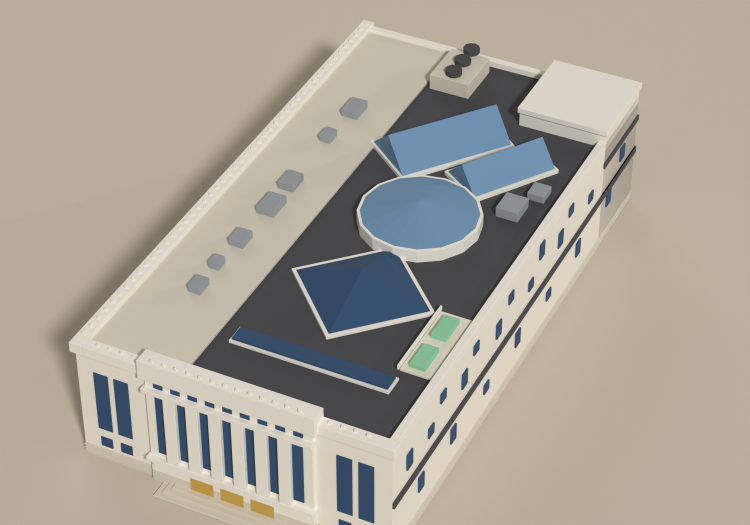
#> input picture artifacts/sf-main-library/sf-main-library-aerial.png, 1500 x 1050 px, given in place of sf-main-library-north.png, which was not available (shown at 1/2 size)
$ python make_contact_sheet.py
#> lines starting #> are read from the running program, lines starting #| are printed output that depends on the picture; pictures that were not available may be replaced by others from this repository, and a replacement may not be noted
"""Compose the review renders into sf-main-library-contact-sheet.png."""

from pathlib import Path

from PIL import Image, ImageDraw, ImageFont

HERE = Path(__file__).resolve().parent
BG = (237, 227, 209)
INK = (58, 52, 44)


def _font():
    for p in ("/usr/share/fonts/truetype/dejavu/DejaVuSans-Bold.ttf",
              "/System/Library/Fonts/Supplemental/Arial Bold.ttf",
              "/System/Library/Fonts/Helvetica.ttc"):
        try:
            return ImageFont.truetype(p, 34)
        except OSError:
            continue
    return ImageFont.load_default()


FONT = _font()
VIEWS = ["north", "east", "south", "west", "top", "aerial", "night", "night-larkin"]
COLS = 4
PAD = 40
LABEL_H = 56
CELL_W = 460


def load(view):
#> called with view = 'north'
    img = Image.open(HERE / f"sf-main-library-{view}.png").convert("RGB")
    w = CELL_W
    h = round(img.height * w / img.width)
#> h = 322
    return img.resize((w, h), Image.LANCZOS)
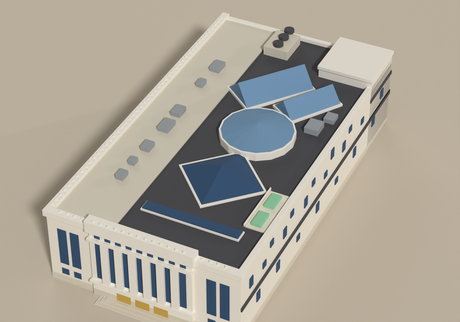
#> returned value: PIL image 460x322 RGB; mean R, G, B 168.9, 162.8, 150.8


def main():
    tiles = [load(v) for v in VIEWS]
#> call 2 of load, with view = 'east'
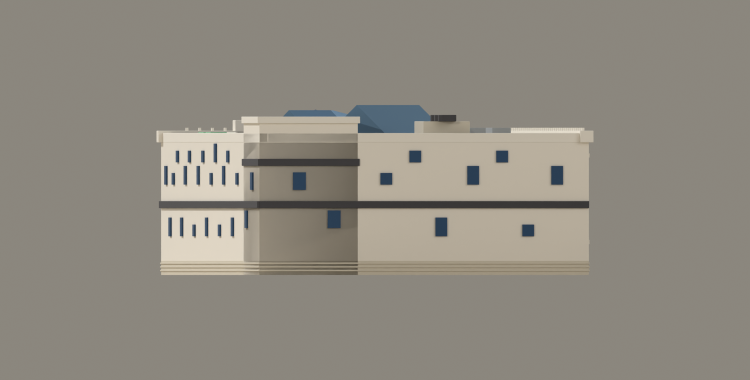
#> input picture artifacts/sf-main-library/sf-main-library-east.png, 1500 x 760 px (shown at 1/2 size)
#> in load (call 2), `return img.resize((w, h), Image.LANCZOS)`:
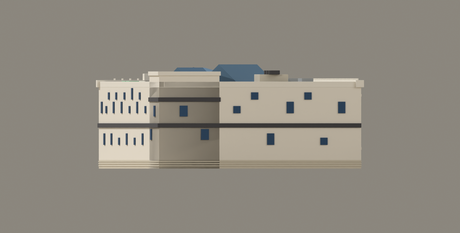
#> returned value: PIL image 460x233 RGB; mean R, G, B 143.7, 138.5, 128.8
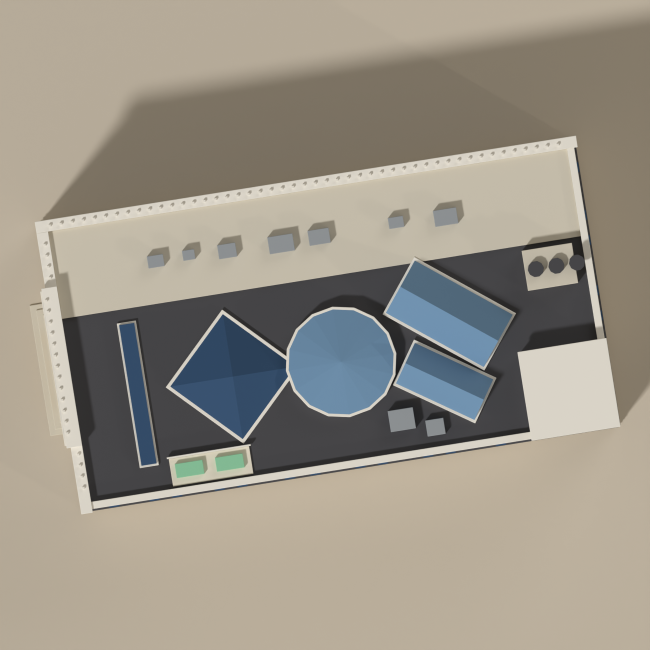
#> input picture artifacts/sf-main-library/sf-main-library-top.png, 1300 x 1300 px (shown at 1/2 size)
#> in load (call 5), `return img.resize((w, h), Image.LANCZOS)`:
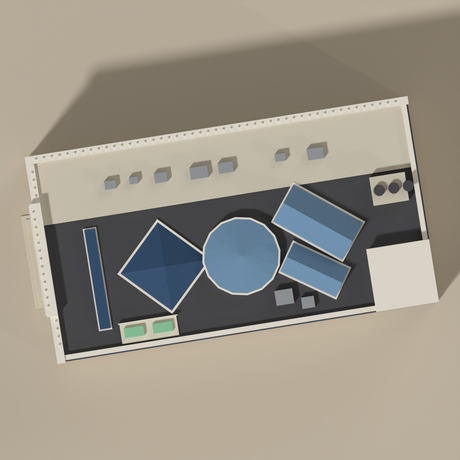
#> returned value: PIL image 460x460 RGB; mean R, G, B 153.8, 147.5, 135.4
    rows = [tiles[i : i + COLS] for i in range(0, len(tiles), COLS)]
    row_h = [LABEL_H + max(t.height for t in r) for r in rows]
    width = PAD + COLS * (CELL_W + PAD)
    height = PAD + sum(h + PAD for h in row_h)
    sheet = Image.new("RGB", (width, height), BG)
    draw = ImageDraw.Draw(sheet)

    y = PAD
    for ri, row in enumerate(rows):
        for ci, tile in enumerate(row):
            cx = PAD + ci * (CELL_W + PAD) + CELL_W // 2
            label = VIEWS[ri * COLS + ci].upper()
            draw.text((cx, y + LABEL_H // 2), label, font=FONT, fill=INK, anchor="mm")
            sheet.paste(tile, (cx - tile.width // 2, y + LABEL_H))
        y += row_h[ri] + PAD

    out = HERE / "sf-main-library-contact-sheet.png"
    sheet.save(out)
    print(f"[contact-sheet] {out}")


if __name__ == "__main__":
#> (the run stopped early here; a loop or call above may not have finished)
